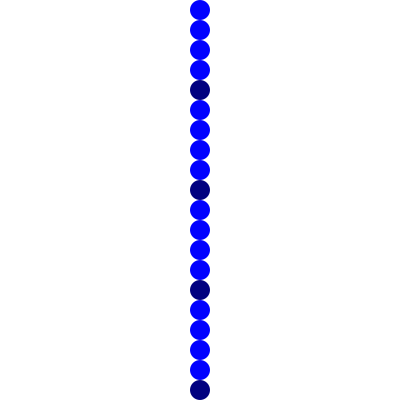
Frame 1 (no input)
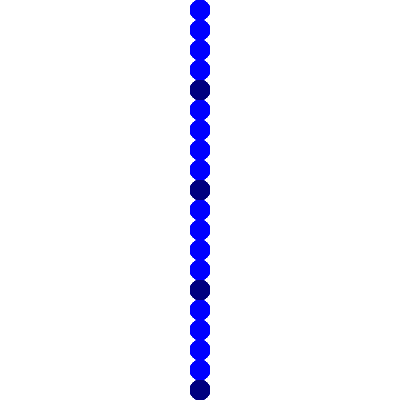
Frame 60 (the mouse pressed at the canvas centre just before this capture)
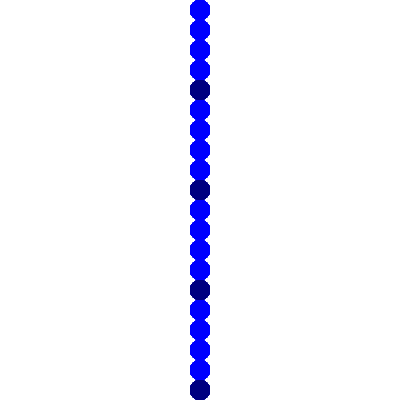
Frame 120 (the mouse held since frame 60 and released just before this capture)

The Processing sketch that drew these frames (run headless with seeded random() and noise(); from frame 60 on, the mouse is pressed at the canvas centre):

// Processing sketch: fp_pg_q_05_09
// ── fp_pg_q_05_09.pde
// 問題 5.9 直径 20 画素の円を縦いっぱいに並べて描画せよ．
void setup() {
  size(400, 400);
  background(255, 255, 255);
}

void draw() {
  int x = width/2;
  int r = 20;
  float init = 10.0;
  noStroke();
  for (float y = r/2; y <= height - r/2; y+=20) {
    if((y + 10) % 100 == 0){
      fill(0, 0, 128);
    } else{
      fill(0, 0, 255);
    }
    ellipse(x, y, r, r);
  }
}
